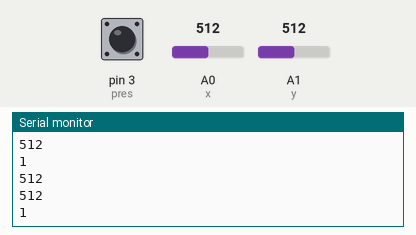
This sketch was run on a simulated Arduino Uno, built with avr-gcc and run on an emulated ATmega328P. Parts: the last lines printed to the serial monitor. Inputs (shaded band) come from the test bench; at power-on: A0 (x) = 512, A1 (y) = 512, pin 3 (pres) HIGH.

Above: at 1.3 s.
1.4 s: A0 (x) set to 716
At 1.81 s:
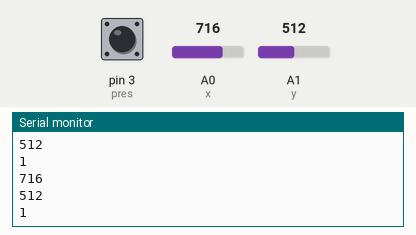
2.9 s: A1 (y) set to 306
At 3.31 s:
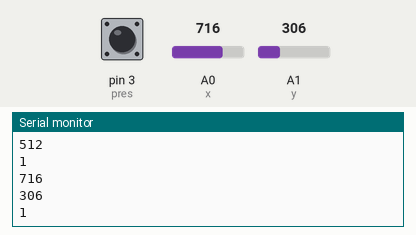
4.4 s: pin 3 (pres) pulled LOW for 0.6 s
At 4.82 s:
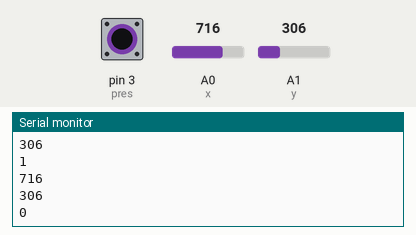
6.5 s: A0 (x) set to 900
At 6.82 s:
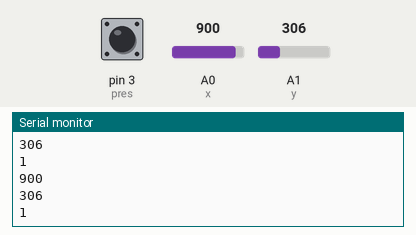
8.0 s: A1 (y) set to 122
At 8.32 s:
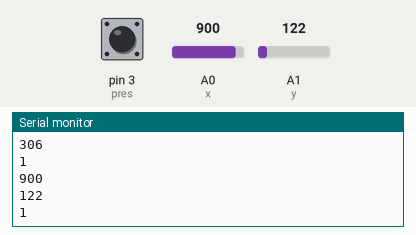
Timing chart, 0 to 10.5 s (numbered marks = the images above; inputs shaded):
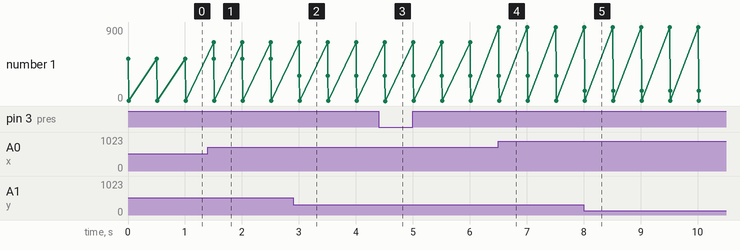

Measured:
- after the input at 1.4 s, the serial monitor: prints a new line after 0.10 s (image 1)
- after the input at 2.9 s, the serial monitor: prints a new line after 0.11 s (image 2)
- after the input at 4.4 s, the serial monitor: prints a new line after 0.12 s (image 3)
- after the input at 6.5 s, the serial monitor: prints a new line at once (image 4)
- after the input at 8.0 s, the serial monitor: prints a new line at once (image 5)

The sketch:

JOystick.ino
```cpp
int x = 0;
int y = 1;
int pres = 3;


void setup() {
  // put your setup code here, to run once:
  Serial.begin(9600);
  pinMode(pres, INPUT);
  digitalWrite(pres, HIGH);


}

void loop() {
  // put your main code here, to run repeatedly/

  Serial.println(analogRead(x));

  Serial.println(analogRead(y));

  Serial.println(digitalRead(pres));
  delay(500);


}
```
